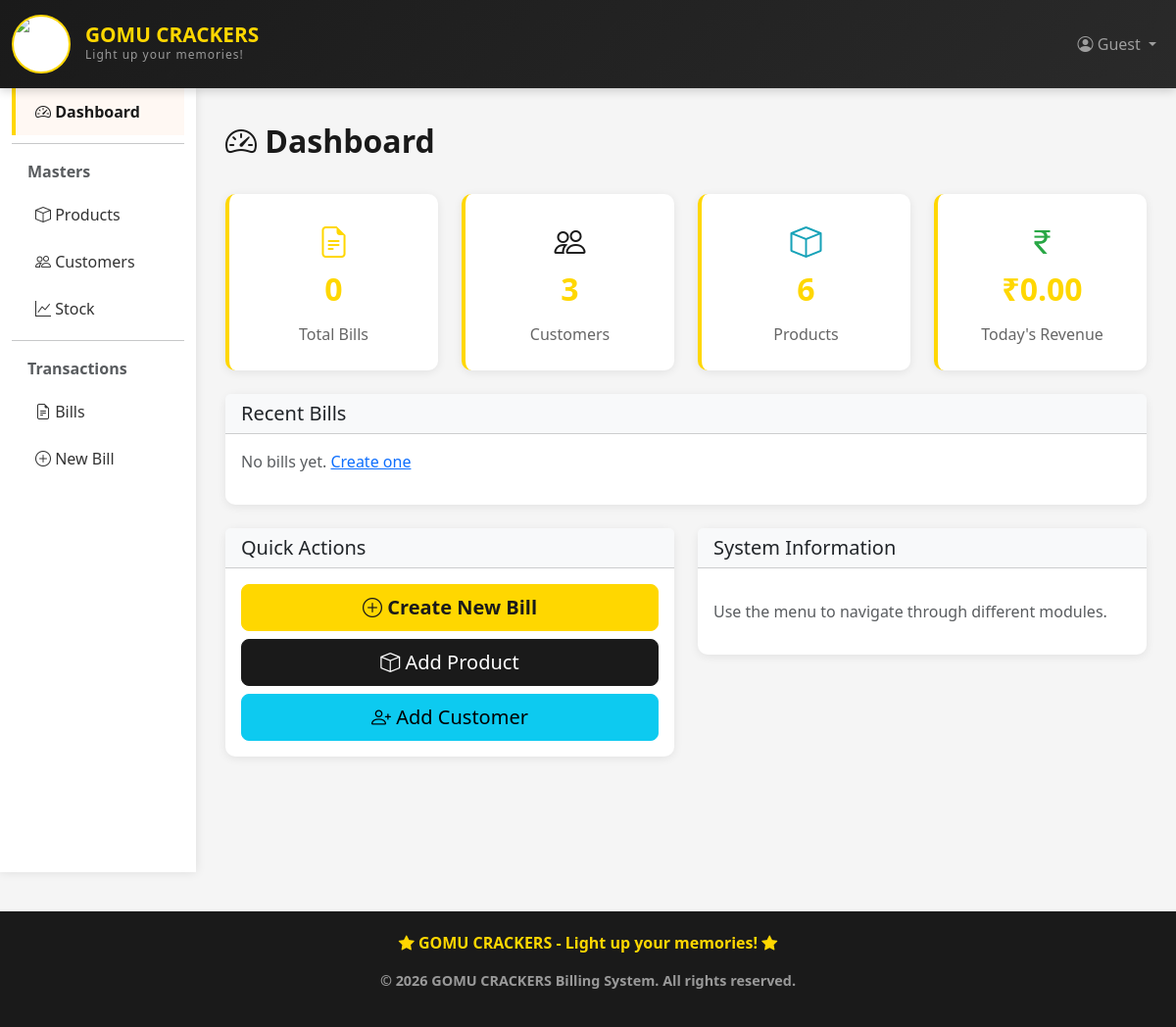
The page /billing/ on the database as committed earlier.
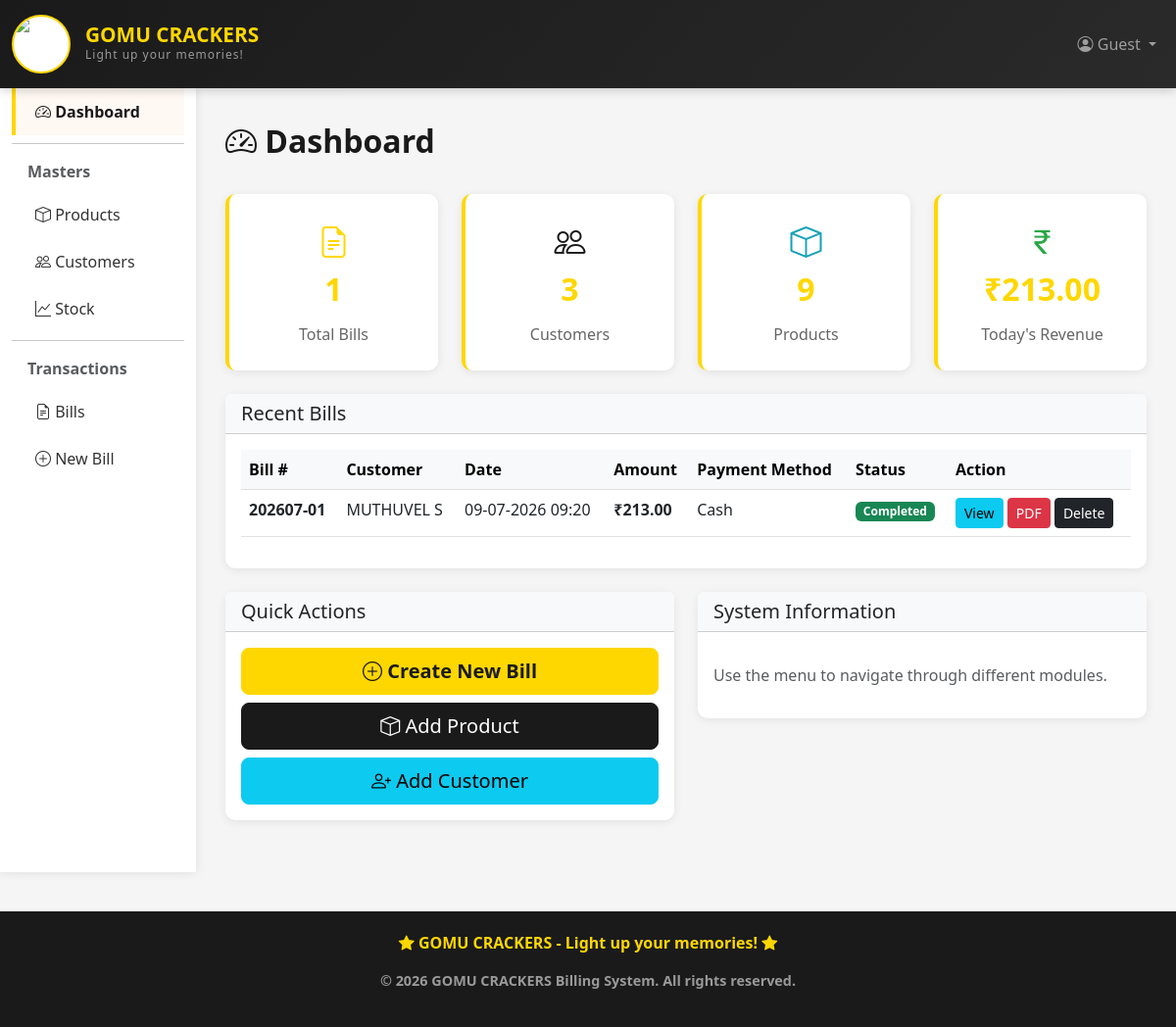
The same page on the database as committed later.
### billing_app/models.py (models this page shows, shortened)
class Bill(models.Model):
    PAYMENT_CHOICES = [
        ('cash', 'Cash'),
        ('card', 'Card'),
        ('upi', 'UPI'),
        ('cheque', 'Cheque'),
    ]
    bill_number = models.CharField(max_length=30, unique=True, blank=True, null=True, editable=False)
    bill_sequence = models.PositiveIntegerField(default=1)
    customer = models.ForeignKey(Customer, on_delete=models.SET_NULL, null=True, blank=True)
    bill_date = models.DateTimeField(auto_now_add=True)
    subtotal = models.DecimalField(max_digits=10, decimal_places=2, default=0)
    discount_percent = models.DecimalField(max_digits=5, decimal_places=2, default=0)
    discount_amount = models.DecimalField(max_digits=10, decimal_places=2, default=0)
    total_amount = models.DecimalField(max_digits=10, decimal_places=2, default=0)
    payment_method = models.CharField(max_length=10, choices=PAYMENT_CHOICES, default='cash')
    payment_received = models.DecimalField(max_digits=10, decimal_places=2, default=0)
    change_amount = models.DecimalField(max_digits=10, decimal_places=2, default=0)
    is_completed = models.BooleanField(default=False)
    notes = models.TextField(blank=True, null=True)
    created_at = models.DateTimeField(auto_now_add=True)
    updated_at = models.DateTimeField(auto_now=True)
    class Meta:
        ordering = ['-bill_date']

class Customer(models.Model):
    name = models.CharField(max_length=100)
    phone = models.CharField(max_length=15)
    email = models.EmailField(blank=True, null=True)
    address = models.TextField(blank=True, null=True)
    city = models.CharField(max_length=50, blank=True, null=True)
    created_at = models.DateTimeField(auto_now_add=True)
    updated_at = models.DateTimeField(auto_now=True)
    class Meta:
        ordering = ['-created_at']

### billing_app/views.py (the view)
# urls.py: path('', views.dashboard, name='dashboard'),
def dashboard(request):
    total_bills = Bill.objects.count()
    total_customers = Customer.objects.count()
    total_products = Product.objects.count()
    total_stock_movements = Stock.objects.count()
    today_revenue = Bill.objects.filter(bill_date__date=timezone.now().date()).aggregate(
        total=models.Sum('total_amount'))['total'] or 0
    recent_bills = Bill.objects.all()[:5]
    low_stock_products = Product.objects.filter(quantity__lt=10)
    context = {
        'total_bills': total_bills,
        'total_customers': total_customers,
        'total_products': total_products,
        'total_stock_movements': total_stock_movements,
        'today_revenue': today_revenue,
        'recent_bills': recent_bills,
        'low_stock_count': low_stock_products.count(),
    }
    return render(request, 'billing/dashboard.html', context)

### billing_app/templates/billing/dashboard.html (shortened to what the changed rows need)
{% extends 'billing/base.html' %}
{% block content %}
<div class="row mb-4">
    <div class="col-md-3">
        <div class="stat-card">
            <i class="bi bi-file-earmark-text" style="font-size: 2rem; color: var(--primary-color);"></i>
            <div class="stat-value">{{ total_bills }}</div>
            <div class="stat-label">Total Bills</div>
        </div>
    </div>
    <div class="col-md-3">
        <div class="stat-card">
            <i class="bi bi-box" style="font-size: 2rem; color: #17a2b8;"></i>
            <div class="stat-value">{{ total_products }}</div>
            <div class="stat-label">Products</div>
        </div>
    </div>
    <div class="col-md-3">
        <div class="stat-card">
            <i class="bi bi-currency-rupee" style="font-size: 2rem; color: #28a745;"></i>
            <div class="stat-value">₹{{ today_revenue|floatformat:2 }}</div>
            <div class="stat-label">Today's Revenue</div>
        </div>
    </div>
</div>
<div class="row">
    <div class="col-md-12">
        <div class="card">
            <div class="card-body">
                {% if recent_bills %}
                    <div class="table-responsive">
                        <table class="table table-hover">
                            <thead class="table-light">
                                <tr>
                                    <th>Bill #</th>
                                    <th>Customer</th>
                                    <th>Date</th>
                                    <th>Amount</th>
                                    <th>Payment Method</th>
                                    <th>Status</th>
                                    <th>Action</th>
                                </tr>
                            </thead>
                            <tbody>
                                {% for bill in recent_bills %}
                                <tr>
                                    <td><strong>{{ bill.bill_number }}</strong></td>
                                    <td>{{ bill.customer.name|default:"Walk-in" }}</td>
                                    <td>{{ bill.bill_date|date:"d-m-Y H:i" }}</td>
                                    <td><strong>₹{{ bill.total_amount|floatformat:2 }}</strong></td>
                                    <td>{{ bill.get_payment_method_display }}</td>
                                    <td>
                                        {% if bill.is_completed %}
                                            <span class="badge bg-success">Completed</span>
                                        {% else %}
                                            <span class="badge bg-warning">Pending</span>
                                        {% endif %}
                                    </td>
                                    <td>
                                        <a href="{% url 'bill_detail' bill.id %}" class="btn btn-sm btn-info">View</a>
                                        <a href="{% url 'bill_pdf' bill.id %}" class="btn btn-sm btn-danger">PDF</a>
                                        <a href="{% url 'delete_bill' bill.id %}"
       class="btn btn-sm btn-dark"
       onclick="return confirm('Are you sure you want to delete this bill?');">
        Delete
    </a>
                                    </td>
                                </tr>
                                {% endfor %}
                            </tbody>
                        </table>
                    </div>
                {% else %}
                    <p class="text-muted">No bills yet. <a href="{% url 'bill_create' %}">Create one</a></p>
                {% endif %}
            </div>
        </div>
    </div>
</div>
{% endblock %}

Rows that differ between the two databases and show on the page:
added Bill: bill_number "202607-01", customer.name "MUTHUVEL S", bill_date "09-07-2026 09:20", total_amount "213.00", payment_method "Cash", is_completed "Completed"
Other text that changed with them:
{{ total_bills }}: "0" → "1"
{{ total_products }}: "6" → "9"
{{ today_revenue|floatformat:2 }}: "0.00" → "213.00"
text no longer shown: "No bills yet. Create one"
text now shown: "Bill # Customer Date Amount Payment Method Status Action"
